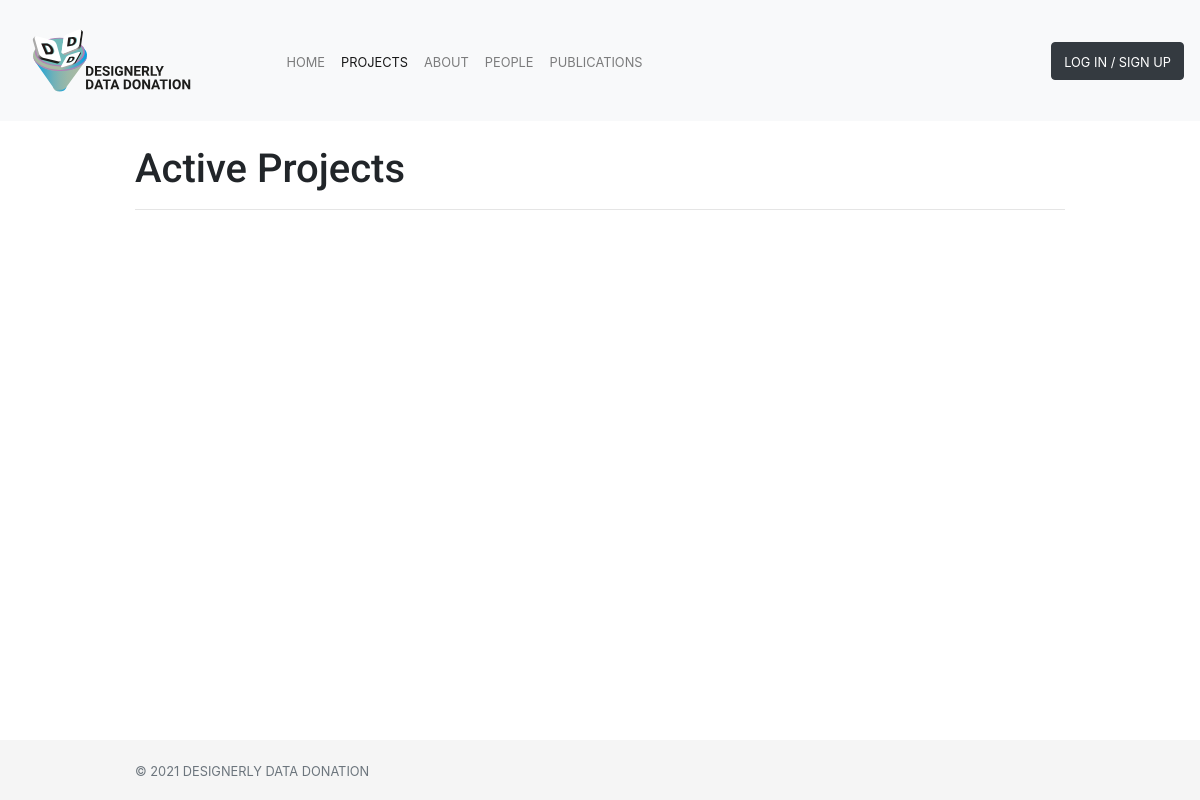
The app's page /project/, older data.
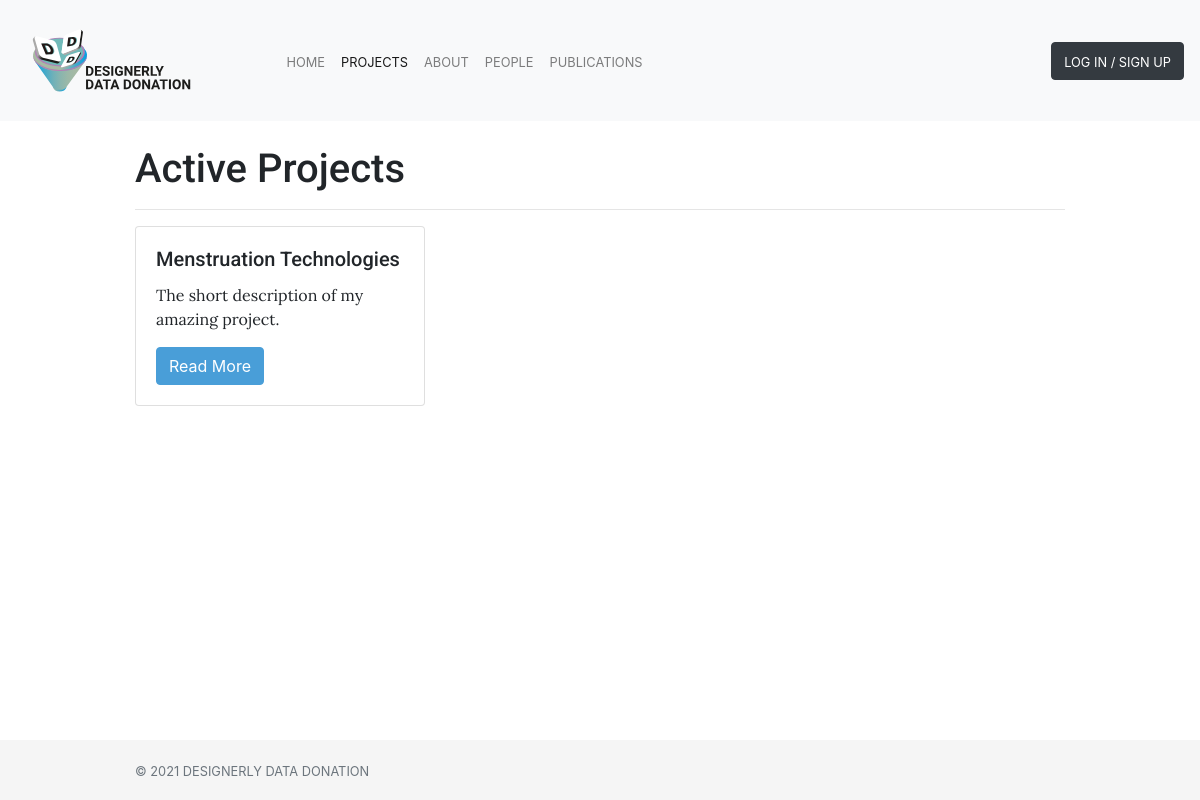
The same page, newer data.
### bucket_view/models.py (models this page shows)
class Project(models.Model):
    id                      = models.CharField(max_length=100, blank=False, unique=True, primary_key=True)
    user                    = models.ForeignKey(settings.AUTH_USER_MODEL, on_delete=models.CASCADE)
    title                   = models.CharField(max_length=100, blank=False) # Short string field to hold project name
    description_tweet       = models.CharField(max_length=280, blank=False)  # Tweet-Like description of project
    description             = models.TextField(blank=False)  # Large string frield to hold a piece of text
    hrec                    = models.BooleanField(default=False)
    data                    = models.JSONField(blank=False, null=True)
    image                   = models.ImageField(upload_to="images", blank=True, null=True) #TODO: Figure this out
    start                   = models.DateField(blank=False)  # Start of project
    end                     = models.DateField(blank=False)  # End of project
    data_info               = models.TextField(blank=False, null=True)
    groupId                 = models.CharField(max_length=200, unique=True, default=None)
    def active(self):
        now = datetime.date.today()
        if self.start <= now and now <= self.end:
            return True
        return False

### bucket_view/views.py (the view)
# urls.py: path("project/", views.project_list, name="project_list"),
def project_list(request):
    project = Project.objects.all()
    context = {
        'project': project
    }
    return render(request, "project_list.html", context)

### bucket_view/templates/project_list.html
{% extends "base.html" %}
{% load static %}
{% block page_content %}
<section style="padding-top: 50px; padding-bottom: 50px">
    <div class="container">
        <h1>Active Projects</h1>
      <hr>
        <div class="row">
        {% for p in project %}
                {% if p.active %}
                    <div class="col-md-4">
                        <div class="card mb-2">
                            <div class="card-body">
                                <h5 class="card-title">{{ p.title }}</h5>
                                <p class="card-text">{{ p.description_tweet }}</p>
                                <a href="{% url 'project_view' pk=p.pk %}"
                                   class="btn btn-primary">
                                    Read More
                                </a>
                            </div>
                        </div>
                    </div>
                {% endif %}
            {% endfor %}
        </div>
    </div>
</section>
{% endblock %}

Row changes from the older to the newer data that the page shows:
added Project: title "Menstruation Technologies", description_tweet "The short description of my amazing project."
